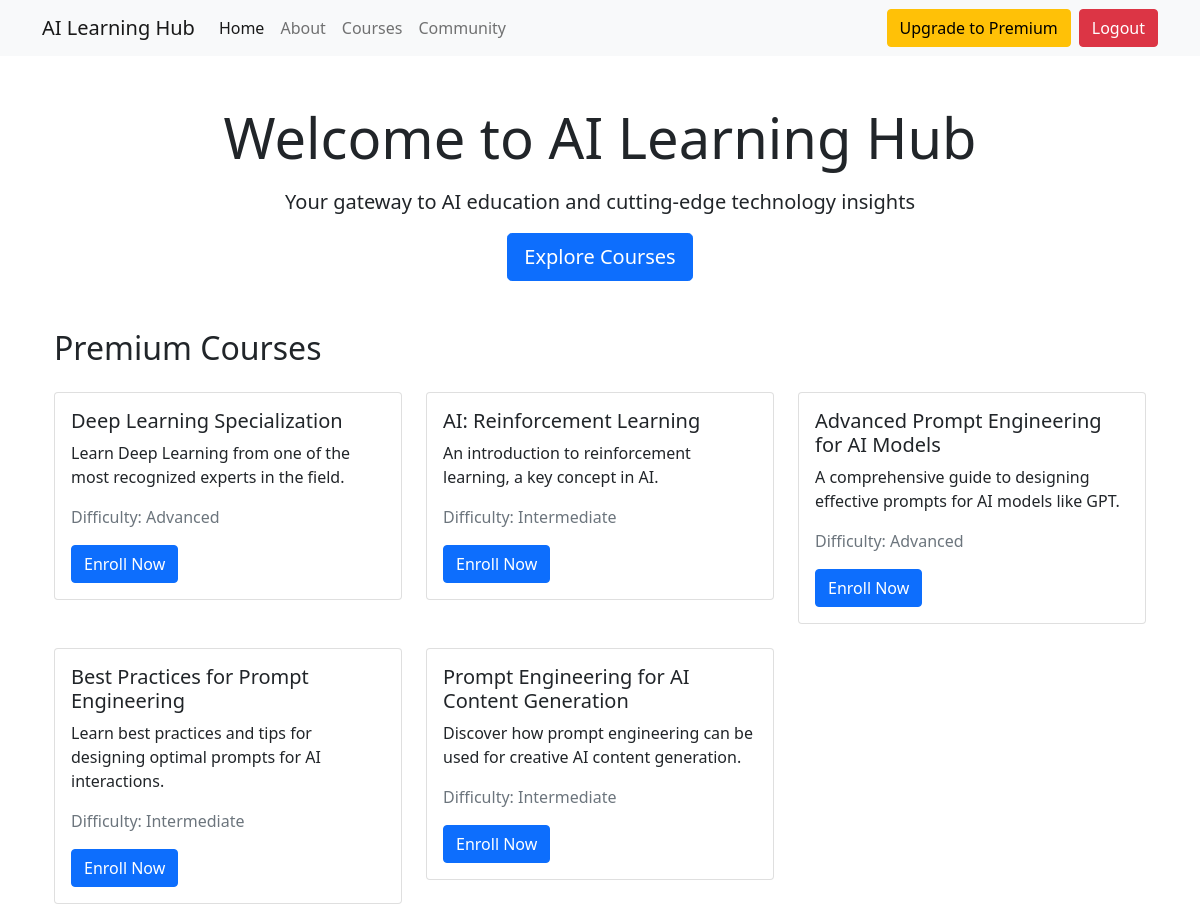
The page / (signed in, upper part) on the database as committed earlier.
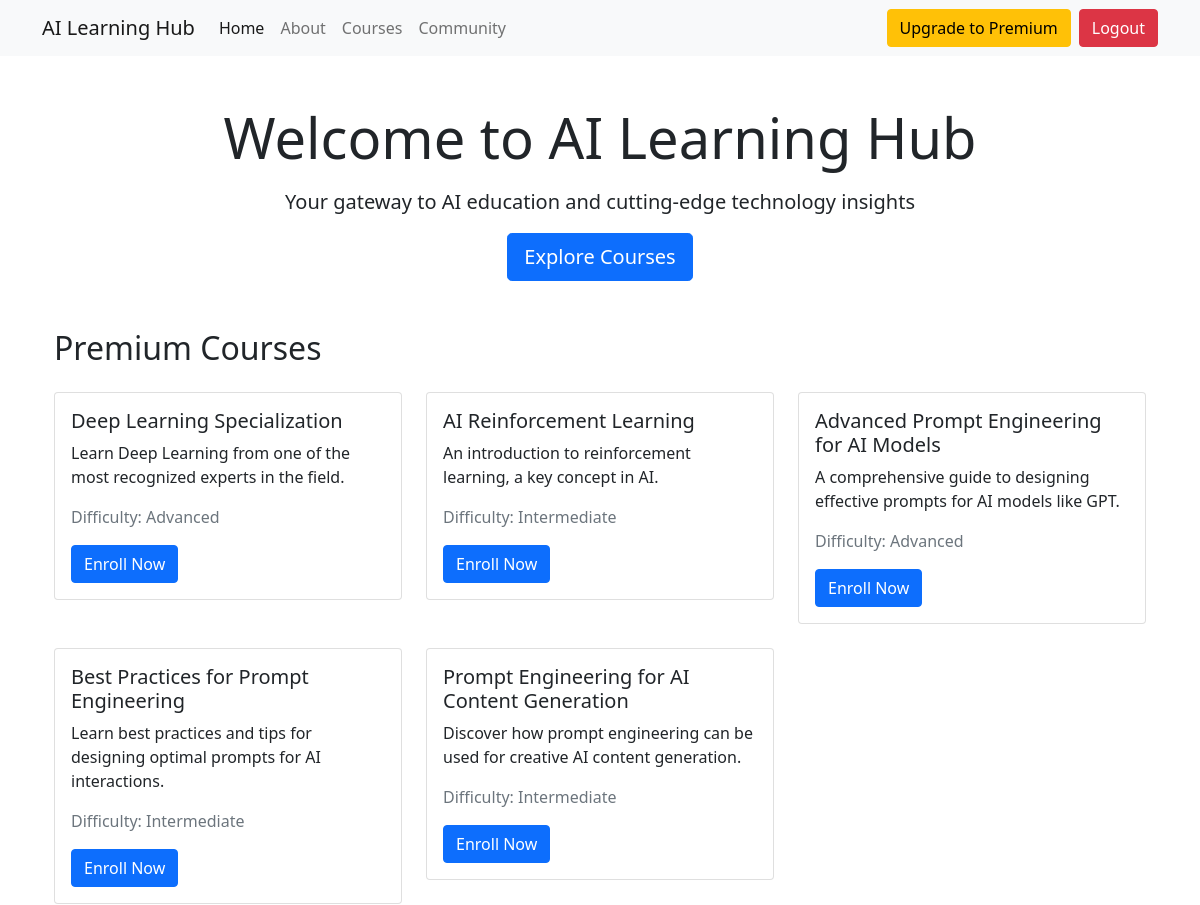
The same page on the database as committed later.
### apps/models.py (models this page shows, shortened)
class Course(models.Model):
    title = models.CharField(max_length=200)
    description = models.TextField()
    video_url = models.URLField()
    difficulty = models.CharField(max_length=20, choices=[(
        'beginner', 'Beginner'), ('intermediate', 'Intermediate'), ('advanced', 'Advanced')])
    is_premium = models.BooleanField(default=False)
    category = models.ForeignKey(Category, on_delete=models.CASCADE)
    slug = models.SlugField(null=True, blank=True)

### apps/views.py (the view)
# urls.py: 2. Add a URL to urlpatterns:  path('', views.home, name='home')
@login_required
def home(request):
    courses = Course.objects.all()
    articles = Article.objects.all()[:5]
    premium_courses = courses.filter(is_premium=True)
    regular_courses = courses.filter(is_premium=False)
    news_feed = [
        {
            "title": "OpenAI Introduces New ChatGPT Model",
            "url": "https://openai.com/blog/introducing-chatgpt-4/",
            "source": "OpenAI Blog"
        },
        {
            "title": "AI Breakthrough in Healthcare: Diagnosing Diseases Faster",
            "url": "https://www.weforum.org/agenda/2024/09/how-ai-is-improving-diagnostics-and-health-outcomes-transforming-healthcare",
            "source": "World Economic Forum"  # Updated source based on real article
        },
        {
            "title": "Google's AI Strategy in 2024",
            "url": "https://www.theverge.com/2024/8/12/22073124/google-ai-strategy-deepmind-lamda",
            "source": "The Verge"
        },
        {
            "title": "How AI is Transforming the Finance Industry",
            "url": "https://www.bloomberg.com/news/articles/2024-09-26/how-ai-is-reshaping-finance",
            "source": "Bloomberg"
        },
        {
            "title": "Top AI Trends to Watch in 2024",
            "url": "https://www.forbes.com/sites/bernardmarr/2024/01/10/top-10-artificial-intelligence-trends-to-watch-in-2024/",
            "source": "Forbes"
        },
        {
            "title": "AI Regulation on the Horizon",
            "url": "https://www.reuters.com/technology/governments-race-regulate-ai-tools-2023-10-13/",
            "source": "Reuters"
        },
        {
            "title": "Bias in AI: Mitigating Algorithmic Inequality",
            "url": "https://www.wired.com/story/recruiters-ai-application-overload/",
            "source": "Wired"
        },
        {
            "title": "AI-Powered Customer Service Revolutionizes Interactions",
            "url": "https://www.forbes.com/sites/sunilrajaraman/2024/06/18/ai-driven-customer-service-is-gaining-steam/",
            "source": "Forbes"
        },
        {
            "title": "AI Optimizes Supply Chains for Efficiency and Cost Savings",
            "url": "https://www.mckinsey.com/industries/metals-and-mining/our-insights/succeeding-in-the-ai-supply-chain-revolution",
            "source": "McKinsey & Company"
        },
        {
            "title": "AI Fights Climate Change: Predicting Disasters and Saving Energy",
            "url": "https://www.technologyreview.com/topic/climate-change/",
            "source": "MIT Technology Review"
        },
        {
            "title": "AI Protects Endangered Species and Combats Poaching",
            "url": "https://www.nationalgeographic.com/animals/article/artificial-intelligence-counts-wild-animals",
            "source": "National Geographic"
        }
    ]
    context = {
        'courses': courses,
        'premium_courses': premium_courses,
        'regular_courses': regular_courses,
        'articles': articles,
        'news_feed': news_feed
    }
    return render(request, 'index.html', context)

### apps/templates/index.html (shortened to what this page needs)
{% extends 'base.html' %}
{% block content %}
  <div class="container mt-5">
    <div class="text-center">
      <h1 class="display-4 mb-3">Welcome to AI Learning Hub</h1>
      <p class="lead">Your gateway to AI education and cutting-edge technology insights</p>
      <a href="{% url 'blog:course_list' %}" class="btn btn-primary btn-lg">Explore Courses</a>
    </div>
  </div>
  <div class="container mt-5">
    <h2 class="mb-4">Premium Courses</h2>
    <div class="row">
      {% for course in premium_courses %}
        <div class="col-md-4">
          <div class="card mb-4">
            <div class="card-body">
              <h5 class="card-title">{{ course.title }}</h5>
              <p class="card-text">{{ course.description|truncatewords:20 }}</p>
              <span class="text-muted">Difficulty: {{ course.get_difficulty_display }}</span>
              <span class="badge badge-warning ml-2">Premium</span>
              <a href="{% url 'blog:course_detail' course.slug %}" class="btn btn-primary mt-3">Enroll Now</a>
            </div>
          </div>
        </div>
      {% endfor %}
    </div>
  </div>
{% endblock content %}

Rows that differ between the two databases and show on the page:
changed Course "An introduction to reinforcement learning, a key concept in AI.": title "AI: Reinforcement Learning" → "AI Reinforcement Learning"
